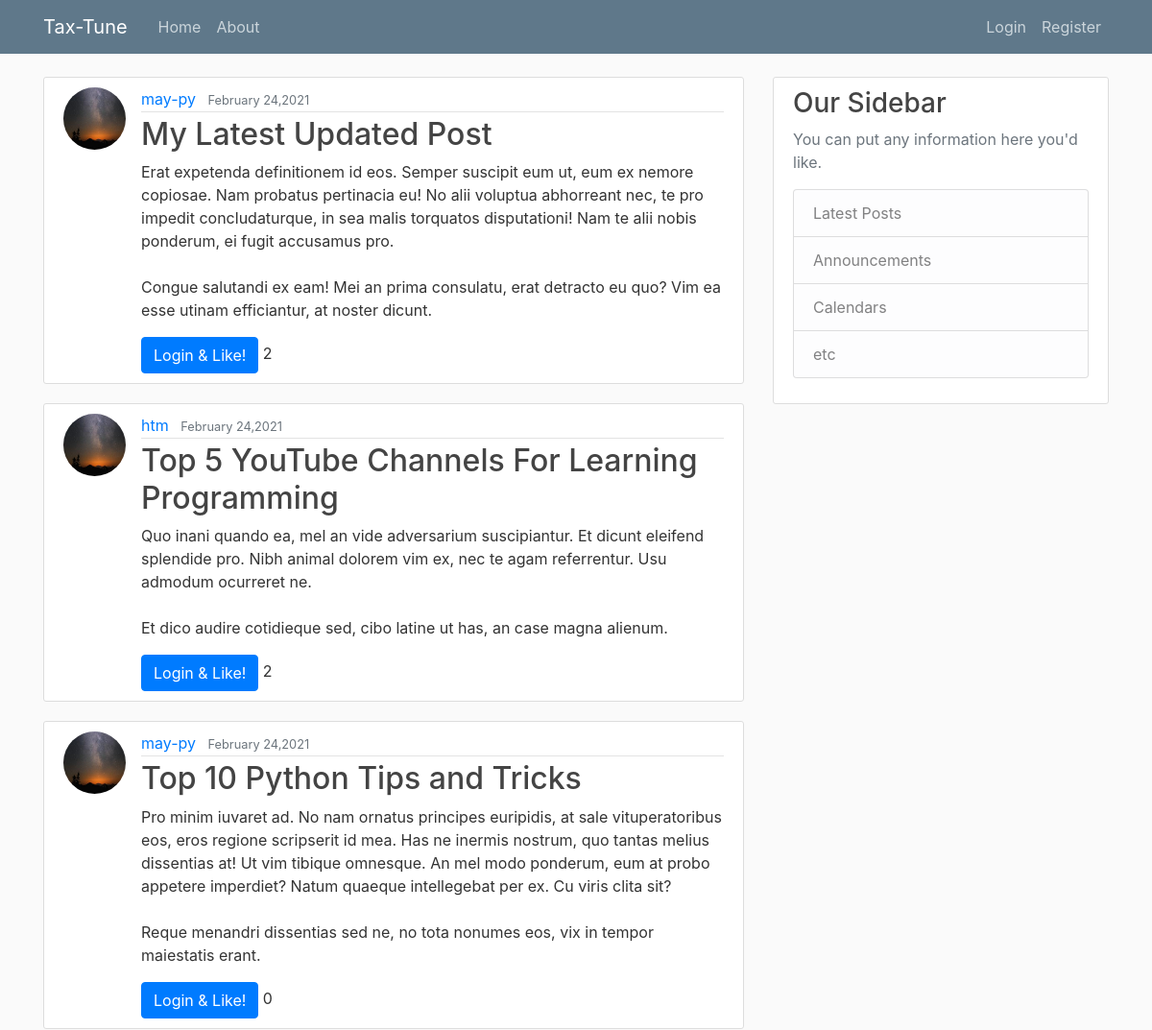
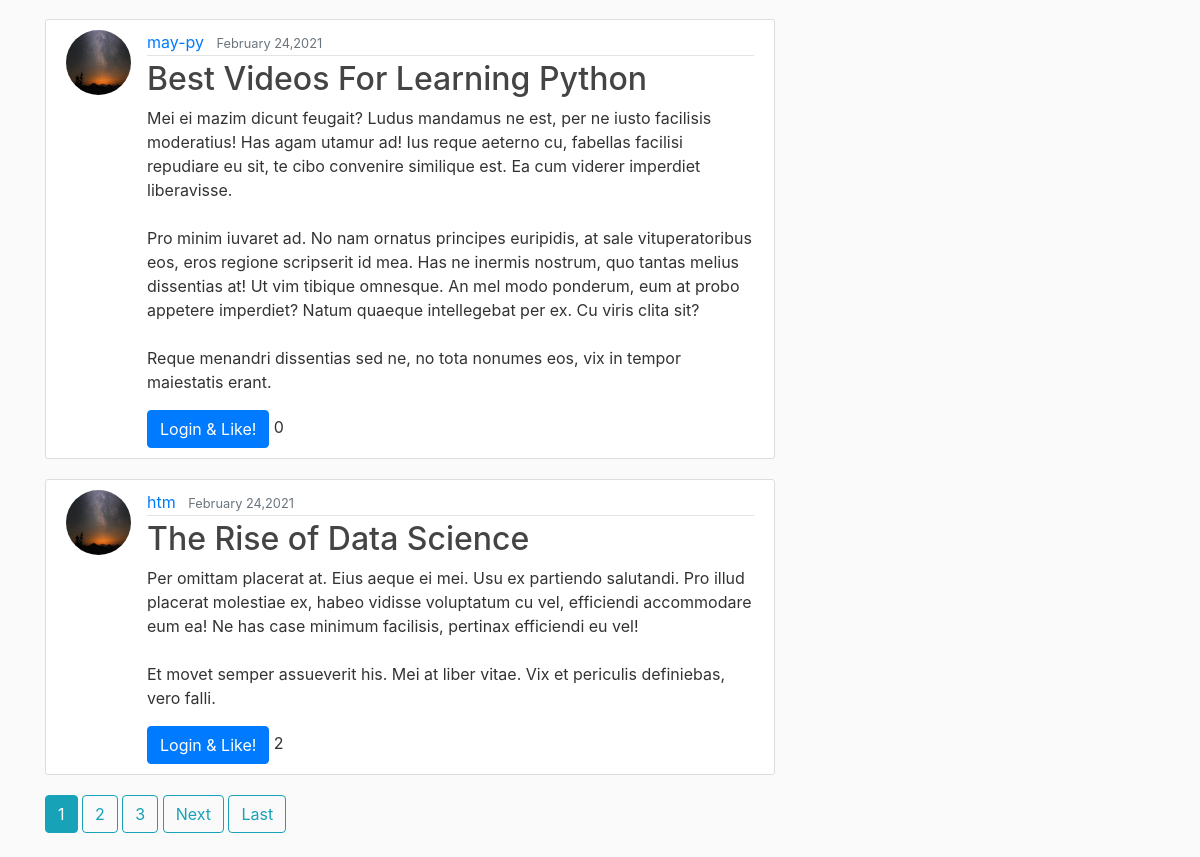
The page / on the database its author committed (2 pictures, top to bottom).
### blog/models.py (models this page shows, shortened)
class Post(models.Model):
    title = models.CharField(max_length=100)
    content = models.TextField()
    date_posted = models.DateTimeField(default=timezone.now) #(auto_now=True) or (auto_now_add=True)
    author = models.ForeignKey(User, on_delete=models.CASCADE)
    likes = models.ManyToManyField(User, related_name='likes', blank=True)
    def total_likes(self):
        return self.likes.count()

### users/models.py (models this page shows, shortened)
class Profile(models.Model):
    user = models.OneToOneField(User, on_delete=models.CASCADE)
    image = models.ImageField(default='default.jpg',upload_to='profile_pics')

### blog/views.py (the view)
# urls.py: path('', PostListView.as_view(), name='blog-home'),
class PostListView(ListView):
    model = Post
    template_name = 'blog/home.html' #<app>/<model>_<viewtype>.html
    context_object_name = 'posts'
    ordering = ['-date_posted']
    paginate_by = 5

### blog/templates/blog/home.html (shortened to what this page needs)
{% extends 'blog/base.html' %}
{% block content %}
    {% for post in posts %}
        <article class="media content-section">
          <img class="rounded-circle article-img" src="{{post.author.profile.image.url}}">
          <div class="media-body">
            <div class="article-metadata">
              <a class="mr-2" href="{% url 'user-posts' post.author.username %}">{{ post.author }}</a>
              <small class="text-muted">{{ post.date_posted | date:"F d,Y" }}</small>
            </div>
            <h2><a class="article-title" href="{% url 'post-detail' post.id %}">{{ post.title }}</a></h2>
            <p class="article-content">{{ post.content }}</p>
                      {% if user.is_authenticated %}
        <form action="{% url 'post-like' post.pk %}" method="POST">
          {% csrf_token %}
          <button type="submit" name="post_id", value="{{ post.id }}", class="btn btn-primary">Like </button> {{ post.total_likes }}
        </form>
        {% else %}
          <a class="btn btn-primary", href="{% url 'login' %}">Login & Like!</a> {{ post.total_likes }}
        {% endif %}
          </div>
        </article>
    {% endfor %}
    {% if is_paginated %}
        {% for num in page_obj.paginator.page_range %}
            {% if page_obj.number == num %}
                <a class="btn btn-info mb-4" href="?page={{ num }}">{{ num }}</a>
            {% elif num > page_obj.number|add:'-3' and num < page_obj.number|add:'3'%}
                <a class="btn btn-outline-info mb-4" href="?page={{ num }}">{{ num }}</a>
            {% endif %}
        {% endfor %}
        {% if page_obj.has_next %}
            <a class='btn btn-outline-info mb-4' href="?page={{page_obj.next_page_number}}">Next</a>
            <a class='btn btn-outline-info mb-4' href="?page={{ page_obj.paginator.num_pages }}">Last</a>
        {% endif %}
    {% endif %}
{% endblock content %}

### blog/static/blog/main.css (style rules this page uses)
body { background: #fafafa; color: #333333; margin-top: 5rem; }
h1, h2, h3, h4, h5, h6 { color: #444444; }
.content-section { background: #ffffff; padding: 10px 20px; border: 1px solid #dddddd; border-radius: 3px; margin-bottom: 20px; }
.article-title { color: #444444; }
.article-content { white-space: pre-line; }
.article-img { height: 65px; width: 65px; margin-right: 16px; }
.article-metadata { padding-bottom: 1px; margin-bottom: 4px; border-bottom: 1px solid #e3e3e3 }

### rows shown on the page
Post: author.profile.image (placeholder picture), author "may-py", date_posted "February 24,2021", title "My Latest Updated Post", content "Erat expetenda definitionem id eos. Semper suscipit eum ut, eum ex nemore copiosae. Nam probatus pertinacia eu! No alii voluptua abhorreant nec, te pro impedit concludaturque, in sea malis torquatos disputationi! Nam te alii nobis ponderum, ei fugit accusamus pro. Congue salutandi ex eam! Mei an prima consulatu, erat detracto eu quo? Vim ea esse utinam efficiantur, at noster dicunt.", total_likes "2"
Post: author.profile.image (placeholder picture), author "htm", date_posted "February 24,2021", title "Top 5 YouTube Channels For Learning Programming", content "Quo inani quando ea, mel an vide adversarium suscipiantur. Et dicunt eleifend splendide pro. Nibh animal dolorem vim ex, nec te agam referrentur. Usu admodum ocurreret ne. Et dico audire cotidieque sed, cibo latine ut has, an case magna alienum.", total_likes "2"
Post: author.profile.image (placeholder picture), author "may-py", date_posted "February 24,2021", title "Top 10 Python Tips and Tricks", content "Pro minim iuvaret ad. No nam ornatus principes euripidis, at sale vituperatoribus eos, eros regione scripserit id mea. Has ne inermis nostrum, quo tantas melius dissentias at! Ut vim tibique omnesque. An mel modo ponderum, eum at probo appetere imperdiet? Natum quaeque intellegebat per ex. Cu viris clita sit? Reque menandri dissentias sed ne, no tota nonumes eos, vix in tempor maiestatis erant.", total_likes "0"
Post: author.profile.image (placeholder picture), author "may-py", date_posted "February 24,2021", title "Best Videos For Learning Python", content "Mei ei mazim dicunt feugait? Ludus mandamus ne est, per ne iusto facilisis moderatius! Has agam utamur ad! Ius reque aeterno cu, fabellas facilisi repudiare eu sit, te cibo convenire similique est. Ea cum viderer imperdiet liberavisse. Pro minim iuvaret ad. No nam ornatus principes euripidis, at sale vituperatoribus eos, eros regione scripserit id mea. Has ne inermis nostrum, quo tantas melius dissentias at! Ut vim tibique omnesque. An mel modo ponderum, eum at probo appetere imperdiet? Natum quaeque intellegebat per ex. Cu viris clita sit? Reque menandri dissentias sed ne, no tota nonumes eos, vix in tempor maiestatis erant.", total_likes "0"
Post: author.profile.image (placeholder picture), author "htm", date_posted "February 24,2021", title "The Rise of Data Science", content "Per omittam placerat at. Eius aeque ei mei. Usu ex partiendo salutandi. Pro illud placerat molestiae ex, habeo vidisse voluptatum cu vel, efficiendi accommodare eum ea! Ne has case minimum facilisis, pertinax efficiendi eu vel! Et movet semper assueverit his. Mei at liber vitae. Vix et periculis definiebas, vero falli.", total_likes "2"

### other values the page prints
{{ num }} "1"
{{ num }} "2" "3"
